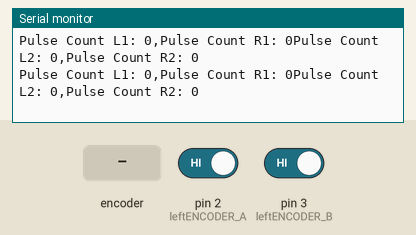
Bench run of a sketch on a simulated Arduino Uno, built with avr-gcc and run on an emulated ATmega328P. On the bench: the last lines printed to the serial monitor. Inputs (shaded band) come from the test bench; at power-on: pin 2 (leftENCODER_A) HIGH, pin 3 (leftENCODER_B) HIGH.

Above: at 1.2 s.
1.3 s: rotary encoder on pin 2 (leftENCODER_A) / pin 3 (leftENCODER_B) turned 1 step (first pin leading)
At 1.49 s:
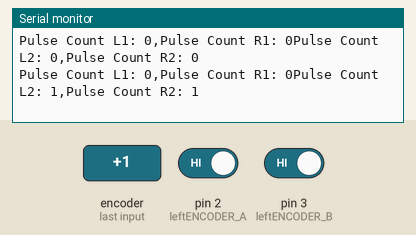
4.5 s: rotary encoder on pin 2 (leftENCODER_A) / pin 3 (leftENCODER_B) turned 1 step (first pin leading)
At 4.63 s:
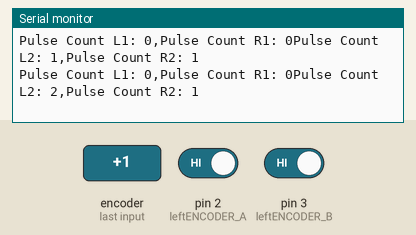
Timing chart, 0 to 7.5 s (numbered marks = the images above; inputs shaded):
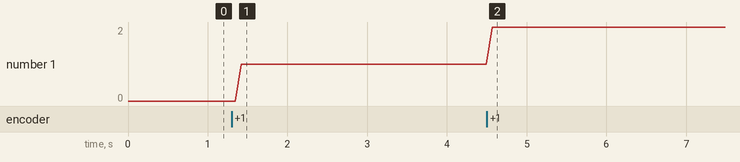

The sketch:

encoderTickswithoutPWM.ino
```cpp
/*this code gives us the encoder tick values for all 4 encoders
 without giving any pwm*/
int rightRPWM = 5;  // Digital/PWM pin 5 to the RPWM on the BTS7960
int rightLPWM = 6;  // Digital/PWM pin 6 to the LPWM on the BTS7960

int leftRPWM = 10;  // Digital/PWM pin 10 to the RPWM on the BTS7960
int leftLPWM = 11;  // Digital/PWM pin 11 to the LPWM on the BTS7960


#define leftENCODER_A 2
#define leftENCODER_B 3


#define rightENCODER_A 18
#define rightENCODER_B 19

volatile int pulseCountA = 0;
volatile int pulseCountB = 0;
volatile int pulseCountC = 0;
volatile int pulseCountD = 0;

//values found by moving bot 1meter 10 times
int ticksA = 387; //right encoder
int ticksB = 369; //left encoder


void setup() {

  Serial.begin(9600);

  pinMode(leftENCODER_A, INPUT_PULLUP);
  pinMode(leftENCODER_B, INPUT_PULLUP);
  pinMode(rightENCODER_A, INPUT_PULLUP);
  pinMode(rightENCODER_B, INPUT_PULLUP);

  // Attach interrupts to the encoder pins (rising edge)
  attachInterrupt(digitalPinToInterrupt(rightENCODER_A), countPulseA, RISING);
  attachInterrupt(digitalPinToInterrupt(rightENCODER_B), countPulseB, RISING);
  attachInterrupt(digitalPinToInterrupt(leftENCODER_A), countPulseC, RISING);
  attachInterrupt(digitalPinToInterrupt(leftENCODER_B), countPulseD, RISING);
}

void loop()
{
  Serial.print("Pulse Count L1: ");
  Serial.print(pulseCountA);
  Serial.print(",");
  Serial.print("Pulse Count R1: ");
  Serial.print(pulseCountB);
  Serial.print("Pulse Count L2: ");
  Serial.print(pulseCountC);
  Serial.print(",");
  Serial.print("Pulse Count R2: ");
  Serial.println(pulseCountD);
  delay(10);

}
void countPulseA() {
  pulseCountA++;
}
void countPulseB() {
  pulseCountB++;
}
void countPulseC() {
  pulseCountC++;
}
void countPulseD() {
  pulseCountD++;
}
```

Measured:
- after the input at 1.3 s, the serial monitor: prints a new line after 0.12 s (image 1)
- after the input at 4.5 s, the serial monitor: prints a new line after 0.07 s (image 2)
